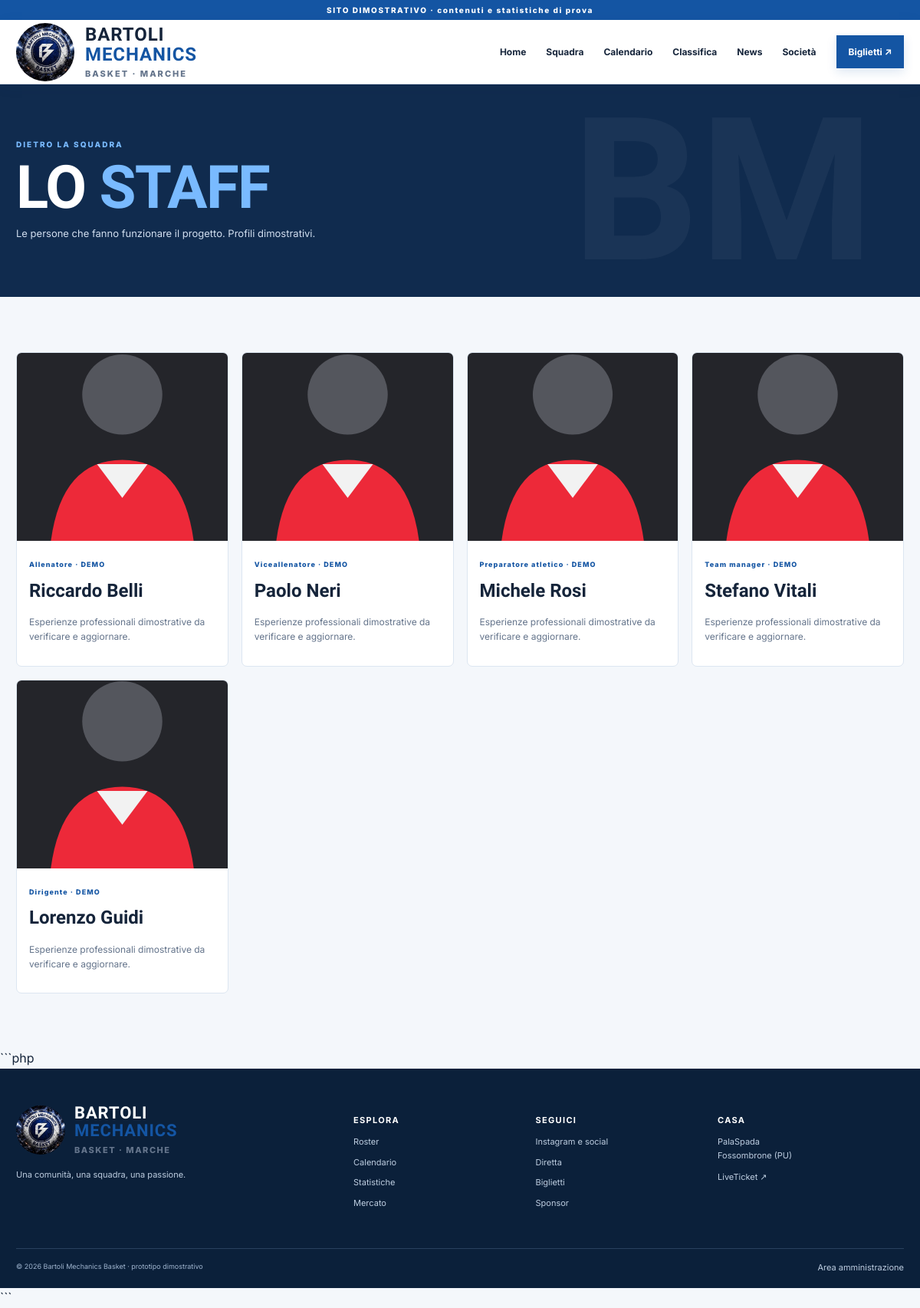
Page /staff.php on the committed database.
### tables this page shows
CREATE TABLE IF NOT EXISTS staff (id INT UNSIGNED AUTO_INCREMENT PRIMARY KEY, name VARCHAR(120) NOT NULL, role VARCHAR(100) NOT NULL, bio TEXT, image_url VARCHAR(500), sort_order INT NOT NULL DEFAULT 0, is_demo TINYINT(1) NOT NULL DEFAULT 1, created_at TIMESTAMP DEFAULT CURRENT_TIMESTAMP, updated_at TIMESTAMP DEFAULT CURRENT_TIMESTAMP ON UPDATE CURRENT_TIMESTAMP);

### app/controllers/page.php (called while the page is built)
<?php
$view=__DIR__.'/../views/'.$page.'.php'; if(!is_file($view)){http_response_code(404);$title='Pagina non trovata';require __DIR__.'/../views/404.php';exit;} require $view;

### public/staff.php (called while the page is built)
<?php require __DIR__.'/../app/bootstrap.php'; $page='staff'; $title='Staff'; require __DIR__.'/../app/controllers/page.php'; ?>

### app/bootstrap.php (called while the page is built, shortened)
<?php
function e($v): string
{
    return htmlspecialchars(
        (string) $v,
        ENT_QUOTES | ENT_SUBSTITUTE,
        'UTF-8'
    );
}

### app/views/staff.php (the view)
<?php require __DIR__.'/partials/header.php';$rows=$db->query('SELECT * FROM staff ORDER BY sort_order,name')->fetchAll(); ?><section class="page-hero"><div class="wrap"><span class="eyebrow">DIETRO LA SQUADRA</span><h1>LO <em>STAFF</em></h1><p>Le persone che fanno funzionare il progetto. Profili dimostrativi.</p></div></section><section class="wrap section"><div class="player-grid"><?php foreach($rows as $p): ?><article class="player-card"><div class="player-photo"><img loading="lazy" src="<?= e($p['image_url']?:'assets/images/player.svg') ?>" alt="Avatar demo di <?= e($p['name']) ?>"></div><div class="player-info"><small><?= e($p['role']) ?> · DEMO</small><h3><?= e($p['name']) ?></h3><p><?= e($p['bio']) ?></p></div></article><?php endforeach; ?></div></section><?php require __DIR__.'/partials/footer.php'; ?>

### public/assets/css/style.css (style rules this page uses)
:root { --bg:#101114;--panel:#191a1f;--panel2:#222329;--red:#ed2939;--red2:#ff4654;--text:#f5f5f6;--muted:#a4a5ad;--line:#34353c;--white:#fff;--max:1180px }
* { box-sizing:border-box }
html { scroll-behavior:smooth }
body { margin:0;background:#f5f5f4;color:#16171a;font-family:Inter,Arial,sans-serif;line-height:1.6 }
img { max-width:100%;display:block }
.wrap { width:min(var(--max),calc(100% - 42px));margin-inline:auto }
.eyebrow { font-size:10px;letter-spacing:.2em;font-weight:800;color:var(--red);display:block }
.hero h1,.page-hero h1 { font-family:'Barlow Condensed',sans-serif;font-size:clamp(58px,9vw,112px);font-weight:800;line-height:.84;letter-spacing:-.02em;margin:23px 0 }
.hero h1 em,.page-hero h1 em,h2 em { font-style:normal;color:var(--red) }
.section { padding-top:72px;padding-bottom:72px }
.player-grid { display:grid;grid-template-columns:repeat(4,1fr);gap:17px }
.player-card { background:white;border:1px solid #e6e6e8;min-width:0;overflow:hidden }
.player-photo { height:245px;background:#dedee0;position:relative;overflow:hidden }
.player-photo img { width:100%;height:100%;object-fit:cover;transition:transform .4s }
.player-info { padding:16px }
.player-info small { font-size:9px;letter-spacing:.12em;color:var(--red);font-weight:800 }
.player-info h3 { font-family:'Barlow Condensed';font-size:24px;margin:4px 0 }
.player-info p { font-size:12px;color:#777 }
.page-hero { background:#15161a;color:white;padding:70px 0 60px;position:relative;overflow:hidden }
.page-hero:after { content:'BM';position:absolute;right:5%;bottom:-70px;font-family:'Barlow Condensed';font-size:260px;font-weight:800;color:#ffffff07;pointer-events:none }
.page-hero h1 { font-size:clamp(48px,7vw,78px);margin:16px 0 }
.page-hero p { color:#b8b9c0;max-width:650px;font-size:13px }
:root { --bg: #f4f7fb; --panel: #ffffff; --panel2: #eaf1fa; --red: #1455a3; --red2: #2478d4; --text: #15243a; --muted: #64748b; --line: #d9e3ef; --white: #ffffff; --max: 1180px; }
body { background: #f4f7fb; color: #15243a; }
.eyebrow { color: #79baff; }
.hero h1 em, .page-hero h1 em, h2 em { color: #79baff; }
.dark-section, .spotlight, .page-hero { background: #102b4e; color: #fff; }
.spotlight p, .page-hero p { color: #d0deef; }
.page-hero::after { color: rgba(255, 255, 255, 0.045); }
.player-card { background: #fff; border-color: #dce6f1; border-radius: 7px; }
.player-photo { background: #e5edf7; }
.player-info small { color: #1455a3; }
.player-info span, .player-info p { color: #64748b; }

### rows in the picture
staff: image_url (picture), role "Allenatore", name "Riccardo Belli", bio "Esperienze professionali dimostrative da verificare e aggiornare."
staff: image_url (picture), role "Viceallenatore", name "Paolo Neri", bio "Esperienze professionali dimostrative da verificare e aggiornare."
staff: image_url (picture), role "Preparatore atletico", name "Michele Rosi", bio "Esperienze professionali dimostrative da verificare e aggiornare."
staff: image_url (picture), role "Team manager", name "Stefano Vitali", bio "Esperienze professionali dimostrative da verificare e aggiornare."
staff: image_url (picture), role "Dirigente", name "Lorenzo Guidi", bio "Esperienze professionali dimostrative da verificare e aggiornare."
